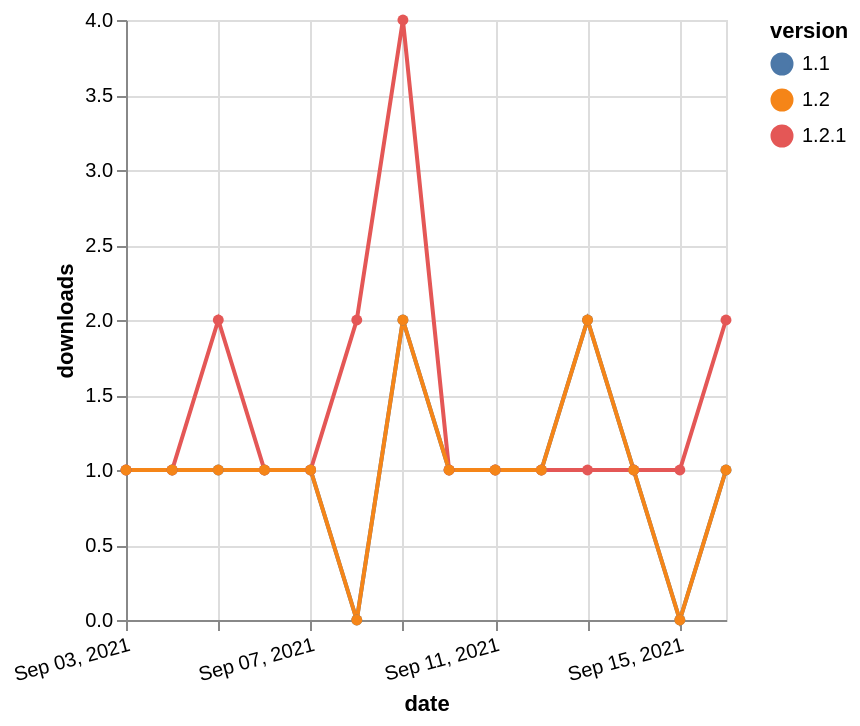

Describe this chart as a Vega-Lite specification.
### Vega-Lite specification from a JSON file in a GitHub repository (floating-point values rounded to 4 significant figures)
{"$schema": "https://vega.github.io/schema/vega-lite/v5.json", "description": "A simple bar chart with embedded data.", "data": {"values": [{"date": "2021-09-03", "total": 160, "delta": 1, "version": "1.1"}, {"date": "2021-09-04", "total": 161, "delta": 1, "version": "1.1"}, {"date": "2021-09-05", "total": 162, "delta": 1, "version": "1.1"}, {"date": "2021-09-06", "total": 163, "delta": 1, "version": "1.1"}, {"date": "2021-09-07", "total": 164, "delta": 1, "version": "1.1"}, {"date": "2021-09-08", "total": 164, "delta": 0, "version": "1.1"}, {"date": "2021-09-09", "total": 166, "delta": 2, "version": "1.1"}, {"date": "2021-09-10", "total": 167, "delta": 1, "version": "1.1"}, {"date": "2021-09-11", "total": 168, "delta": 1, "version": "1.1"}, {"date": "2021-09-12", "total": 169, "delta": 1, "version": "1.1"}, {"date": "2021-09-13", "total": 171, "delta": 2, "version": "1.1"}, {"date": "2021-09-14", "total": 172, "delta": 1, "version": "1.1"}, {"date": "2021-09-15", "total": 172, "delta": 0, "version": "1.1"}, {"date": "2021-09-16", "total": 173, "delta": 1, "version": "1.1"}, {"date": "2021-09-03", "total": 211, "delta": 1, "version": "1.2.1"}, {"date": "2021-09-04", "total": 212, "delta": 1, "version": "1.2.1"}, {"date": "2021-09-05", "total": 214, "delta": 2, "version": "1.2.1"}, {"date": "2021-09-06", "total": 215, "delta": 1, "version": "1.2.1"}, {"date": "2021-09-07", "total": 216, "delta": 1, "version": "1.2.1"}, {"date": "2021-09-08", "total": 218, "delta": 2, "version": "1.2.1"}, {"date": "2021-09-09", "total": 222, "delta": 4, "version": "1.2.1"}, {"date": "2021-09-10", "total": 223, "delta": 1, "version": "1.2.1"}, {"date": "2021-09-11", "total": 224, "delta": 1, "version": "1.2.1"}, {"date": "2021-09-12", "total": 225, "delta": 1, "version": "1.2.1"}, {"date": "2021-09-13", "total": 226, "delta": 1, "version": "1.2.1"}, {"date": "2021-09-14", "total": 227, "delta": 1, "version": "1.2.1"}, {"date": "2021-09-15", "total": 228, "delta": 1, "version": "1.2.1"}, {"date": "2021-09-16", "total": 230, "delta": 2, "version": "1.2.1"}, {"date": "2021-09-03", "total": 178, "delta": 1, "version": "1.2"}, {"date": "2021-09-04", "total": 179, "delta": 1, "version": "1.2"}, {"date": "2021-09-05", "total": 180, "delta": 1, "version": "1.2"}, {"date": "2021-09-06", "total": 181, "delta": 1, "version": "1.2"}, {"date": "2021-09-07", "total": 182, "delta": 1, "version": "1.2"}, {"date": "2021-09-08", "total": 182, "delta": 0, "version": "1.2"}, {"date": "2021-09-09", "total": 184, "delta": 2, "version": "1.2"}, {"date": "2021-09-10", "total": 185, "delta": 1, "version": "1.2"}, {"date": "2021-09-11", "total": 186, "delta": 1, "version": "1.2"}, {"date": "2021-09-12", "total": 187, "delta": 1, "version": "1.2"}, {"date": "2021-09-13", "total": 189, "delta": 2, "version": "1.2"}, {"date": "2021-09-14", "total": 190, "delta": 1, "version": "1.2"}, {"date": "2021-09-15", "total": 190, "delta": 0, "version": "1.2"}, {"date": "2021-09-16", "total": 191, "delta": 1, "version": "1.2"}]}, "width": "container", "mark": {"type": "line", "point": {"filled": true}}, "encoding": {"x": {"field": "date", "type": "temporal", "timeUnit": "yearmonthdate", "title": "date", "axis": {"labelAngle": -15}}, "y": {"field": "delta", "type": "quantitative", "title": "downloads"}, "color": {"field": "version", "type": "nominal"}, "tooltip": {"field": "delta"}}}
